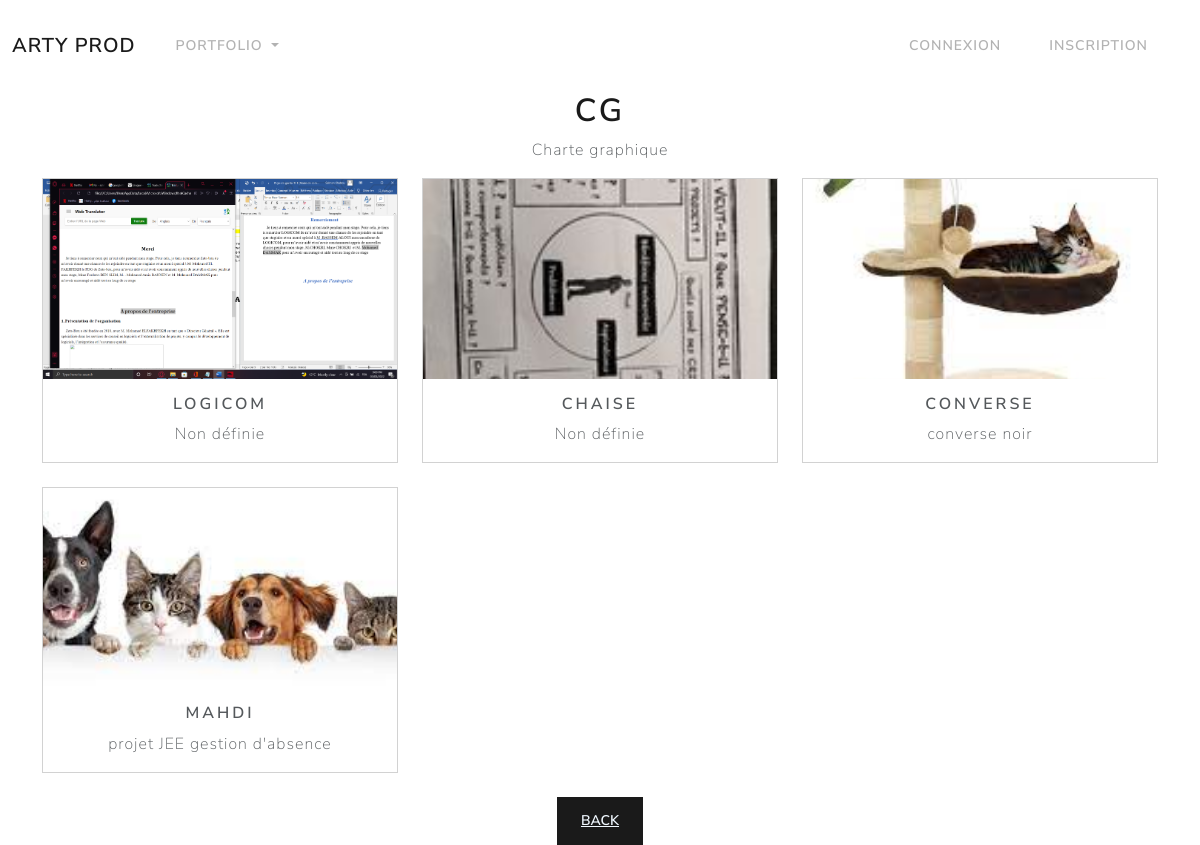
Screenshot of /list/7/view with the database file from the repository.
### user/models.py (models this page shows, shortened)
class Service (models.Model):
    TYPE_CHOICES=[
        ('cg','Charte graphique '),
        ('ob','Objet  3D'),
        ('Sc','Scénarisation')
    ]
    type=models.CharField(max_length=2,choices=TYPE_CHOICES,default='em')
    description=models.TextField(default='Non définie')

class Projet(models.Model):
    TYPE_CHOICES=[
        ('o','oui'),
        ('n','non'),
    ]
    libellé=models.CharField(max_length=100)
    description=models.TextField(default='Non définie')
    date_debut = models.DateField()
    date_fin = models.DateField()
    acheve=models.CharField(max_length=1,choices=TYPE_CHOICES,default='n')
    img=models.ImageField(blank=True,upload_to='media/')
    service=models.ManyToManyField('Service',through="detail")
    equipe=models.OneToOneField('Equipe',on_delete=models.CASCADE,null=True)

### user/views.py (the view)
# urls.py: path('list/<int:service_id>/view', views.view_service, name='view_service'),
def view_service(request, service_id):
    service = get_object_or_404(Service, id=service_id)
    return render(request, 'service/service_detail.html', {'service': service})

### user/templates/service/service_detail.html (shortened to what this page needs)
{% include 'base.html' %}
{% load static %}
<link rel="stylesheet" href="{% static 'css/bootstrap.min1.css' %}">
<center>
  {% block content %}
  <div class="container">
    <h1>{{ service.type }}</h1>
    <p>{{ service.description }}</p>
    <div class="row">
      {% for projet in service.projet_set.all %}
      <div class="col-12 col-sm-6 col-md-4 mb-4">
        <div class="card">
          <img src="/media/{{projet.img}}" class="card-img-top" alt="Project Image" style="height: 200px; object-fit: cover;">
          <div class="card-body">
            <h5 class="card-title">{{ projet.libellé }}</h5>
            <p class="card-text">{{ projet.description }}</p>
          </div>
        </div>
      </div>
      {% empty %}
      <div class="col">
        <p>Aucun projet disponible.</p>
      </div>
      {% endfor %}
    </div>
    <button class="btn btn-primary">
      <a href="{% url 'listSer' %}" style="color: aliceblue;">Back</a>
    </button>
  </div>
  {% endblock %}
</center>

### ArtyProd/templates/base.html (shortened to what this page needs)
{% load static %}
<!DOCTYPE html>
<html>
  <head>
    {% block styles %}
    <link rel="stylesheet" href="{% static 'css/bootstrap.min1.css' %}">
    <link rel="stylesheet" type="text/css" media="screen" href="{% static 'css/base.css'%}"/>
    {% endblock %}
  </head>
  <body>
    {% block content %}
    <nav class="navbar navbar-expand-lg bg-body-tertiary">
      <div class="container-fluid">
        <a class="navbar-brand" href="#">Arty Prod</a>
        <div class="collapse navbar-collapse" id="navbarSupportedContent">
          <ul class="navbar-nav me-auto mb-2 mb-lg-0">
            <li class="nav-item dropdown">
              <a class="nav-link dropdown-toggle" href="{% url 'listprojet' %}" id="portfolioDropdown" role="button" data-bs-toggle="dropdown" aria-haspopup="true" aria-expanded="false">
                Portfolio
              </a>
            </li>
          </ul>
          <ul class="navbar-nav ml-auto">
            {% if user.is_authenticated %}
            <li class="nav-item active">
              <a class="nav-link" href="#">{{user}}</a>
            </li>
            <li class="nav-item active">
              <a class="nav-link" href="{%url 'logout' %}">Déconnexion</a>
            </li>
            {% else %}
            <li class="nav-item active">
              <a class="nav-link" href="{%url 'login' %}">Connexion</a>
            </li>
            <li class="nav-item active">
              <a class="nav-link" href="{% url 'register' %}">Inscription</a>
            </li>
            {% endif %}
          </ul>
        </div>
      </div>
    </nav>
    {% endblock %}
  </body>
</html>

### rows the page displays
Service: type "CG", description "Charte graphique"
Projet: img (picture), libellé "LOGICOM", description "Non définie"
Projet: img (picture), libellé "CHAISE", description "Non définie"
Projet: img (picture), libellé "CONVERSE", description "converse noir"
Projet: img (picture), libellé "MAHDI", description "projet JEE gestion d'absence"
